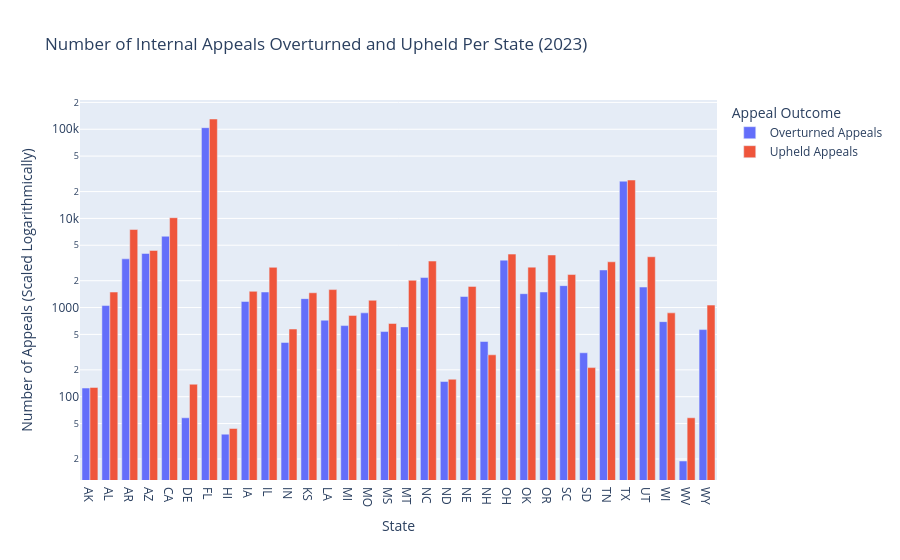

The notebook cell this image was saved under:
### Code cell
df2_melted = pd.melt(df2, id_vars=['State'],
                     value_vars=['Overturned Appeals', 'Upheld Appeals'],
                     var_name='Appeal Outcome', value_name='Count')
fig2 = px.bar(
    df2_melted,
    x="State",
    y="Count",
    log_y=True,
    labels={'Count': 'Number of Appeals (Scaled Logarithmically)'},
    color="Appeal Outcome",
    color_continuous_scale='Viridis',
    barmode="group",
    title="Number of Internal Appeals Overturned and Upheld Per State (2023)"
    )
fig2.add_annotation(
    text="Centers for Medicare & Medicaid Services,  \"Transparency in Coverage PUF (TC-PUF)\", 2023, <br> \
    https://www.cms.gov/marketplace/resources/data/public-use-files",
    xref="paper", yref="paper",
    x=1.19, y=-0.3,
    showarrow=False,
    xanchor="right", yanchor="bottom" )
fig2.show()

### Figure 1 — Plotly figure (JSON) as saved in the notebook; plotly's stock layout.template omitted (floating-point values rounded to 4 significant figures)
{"data": [{"alignmentgroup": "True", "hovertemplate": "Appeal Outcome=Overturned Appeals<br>State=%{x}<br>Number of Appeals (Scaled Logarithmically)=%{y}<extra></extra>", "legendgroup": "Overturned Appeals", "marker": {"color": "#636efa", "pattern": {"shape": ""}}, "name": "Overturned Appeals", "offsetgroup": "Overturned Appeals", "orientation": "v", "showlegend": true, "textposition": "auto", "type": "bar", "x": ["AK", "AL", "AR", "AZ", "CA", "DE", "FL", "HI", "IA", "IL", "IN", "KS", "LA", "MI", "MO", "MS", "MT", "NC", "ND", "NE", "NH", "OH", "OK", "OR", "SC", "SD", "TN", "TX", "UT", "WI", "WV", "WY"], "xaxis": "x", "y": [125, 1053, 3518, 4044, 6309, 58, 104206, 38, 1170, 1494, 406, 1259, 721, 628, 872, 538, 607, 2171, 148, 1330, 416, 3402, 1431, 1495, 1762, 311, 2640, 26148, 1698, 695, 19, 566], "yaxis": "y"}, {"alignmentgroup": "True", "hovertemplate": "Appeal Outcome=Upheld Appeals<br>State=%{x}<br>Number of Appeals (Scaled Logarithmically)=%{y}<extra></extra>", "legendgroup": "Upheld Appeals", "marker": {"color": "#EF553B", "pattern": {"shape": ""}}, "name": "Upheld Appeals", "offsetgroup": "Upheld Appeals", "orientation": "v", "showlegend": true, "textposition": "auto", "type": "bar", "x": ["AK", "AL", "AR", "AZ", "CA", "DE", "FL", "HI", "IA", "IL", "IN", "KS", "LA", "MI", "MO", "MS", "MT", "NC", "ND", "NE", "NH", "OH", "OK", "OR", "SC", "SD", "TN", "TX", "UT", "WI", "WV", "WY"], "xaxis": "x", "y": [127, 1492, 7505, 4372, 10181, 138, 130349, 44, 1521, 2826, 574, 1465, 1591, 817, 1206, 663, 2021, 3322, 157, 1728, 295, 3977, 2841, 3889, 2346, 212, 3260, 26946, 3714, 872, 58, 1065], "yaxis": "y"}], "layout": {"annotations": [{"showarrow": false, "text": "Centers for Medicare & Medicaid Services,  \"Transparency in Coverage PUF (TC-PUF)\", 2023, <br>     https://www.cms.gov/marketplace/resources/data/public-use-files", "x": 1.19, "xanchor": "right", "xref": "paper", "y": -0.3, "yanchor": "bottom", "yref": "paper"}], "autosize": true, "barmode": "group", "legend": {"title": {"text": "Appeal Outcome"}, "tracegroupgap": 0}, "title": {"text": "Number of Internal Appeals Overturned and Upheld Per State (2023)"}, "xaxis": {"anchor": "y", "autorange": true, "domain": [0, 1], "range": [-0.5, 31.5], "title": {"text": "State"}, "type": "category"}, "yaxis": {"anchor": "x", "autorange": true, "domain": [0, 1], "range": [1.066, 5.328], "title": {"text": "Number of Appeals (Scaled Logarithmically)"}, "type": "log"}}}
